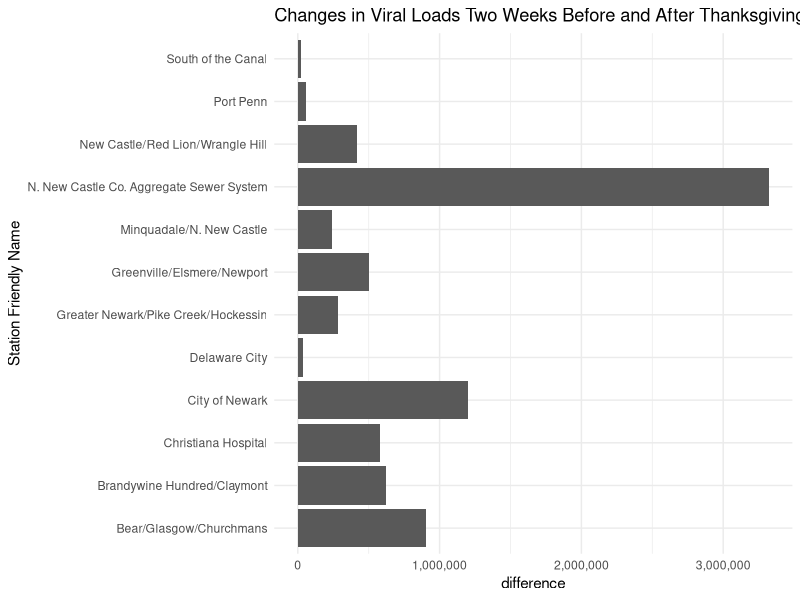

Source code (R):
library(tidyverse)
library(dplyr)
library(readxl)
library(ggplot2)
library(scales)

# Import data
wastewater_data <- read_excel(here::here("covidupdate_202012211450194509.xlsx"))
wastewater_data

# Data overview
summary(wastewater_data)
str(wastewater_data)
tibble::glimpse(wastewater_data)

# Find date range
min(wastewater_data$Date)
max(wastewater_data$Date)

# Q1: How do the average wastewater viral loads in NCCo change before and after Thanksgiving ?
before_tday <- seq(as.Date("2020-11-12"), as.Date("2020-11-26"), "days")
before_tday_wastewater <- wastewater_data %>%
  filter(as.Date(Date) %in% before_tday) %>%
  group_by(`Station Friendly Name`) %>%
  summarize(avg_viral_levels_before_tday = round(mean(`SARS-CoV-2 Copies/L`))) %>%
  ungroup() %>%
  arrange(desc(avg_viral_levels_before_tday))

after_tday <- seq(as.Date("2020-11-27"), as.Date("2020-12-10"), "days")
after_tday_wastewater <- wastewater_data %>%
  filter(as.Date(Date) %in% after_tday) %>%
  group_by(`Station Friendly Name`) %>%
  summarize(avg_viral_levels_after_tday = round(mean(`SARS-CoV-2 Copies/L`))) %>%
  ungroup() %>%
  arrange(desc(avg_viral_levels_after_tday))

tday_wastewater <- full_join(before_tday_wastewater, after_tday_wastewater, by = "Station Friendly Name") %>%
  mutate(difference = avg_viral_levels_after_tday - avg_viral_levels_before_tday) %>%
  arrange(desc(difference)) 

# Plot Q1
tday_wastewater %>%
  ggplot(aes(x = difference,
             y = `Station Friendly Name`)) +
  labs(title = "Changes in Viral Loads Two Weeks Before and After Thanksgiving") +
  geom_col() +
  theme_minimal() +
  scale_x_continuous(labels = comma)

